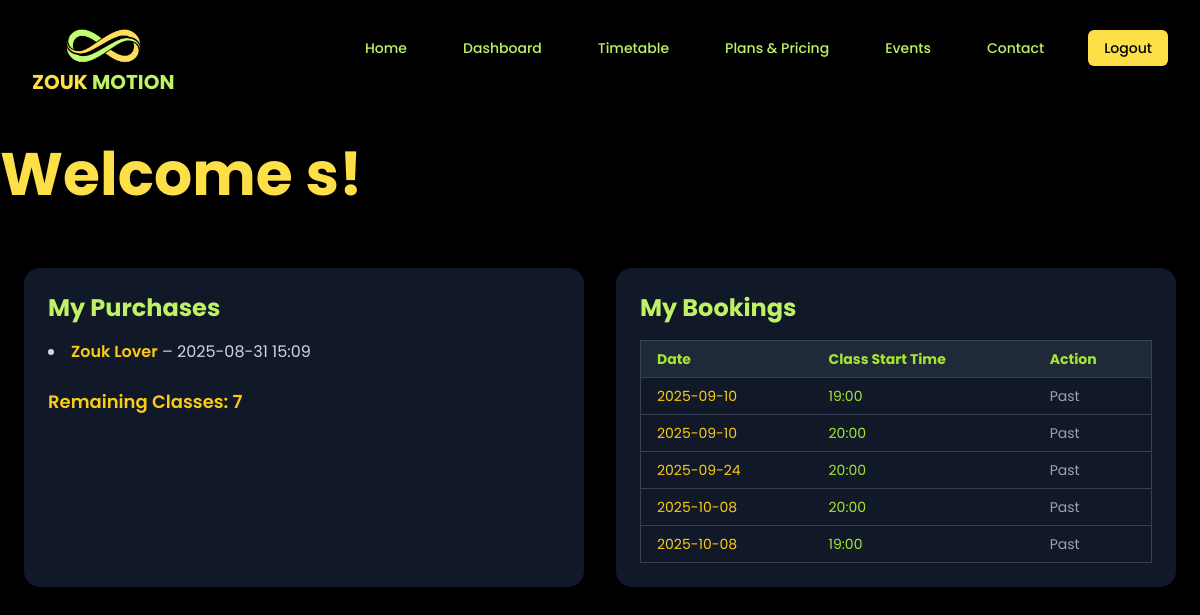
The page /dashboard (signed in) on the database as committed earlier.
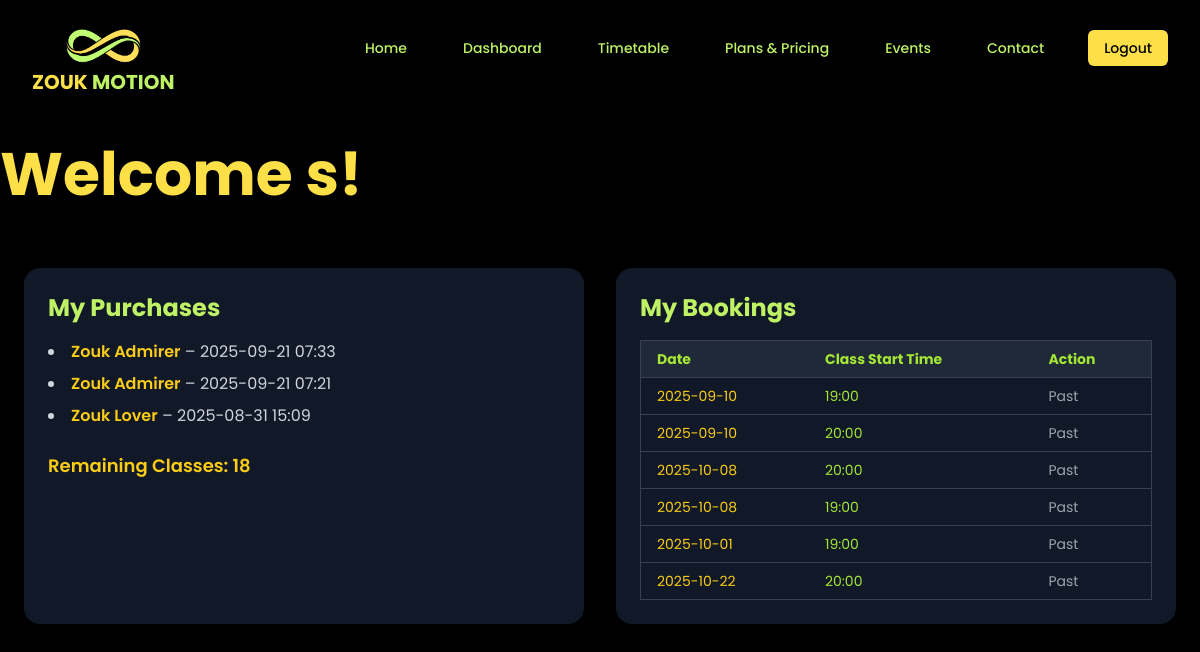
The same page on the database as committed later.
### app.py (models this page shows)
class Purchase(db.Model):
    id = db.Column(db.Integer, primary_key=True)
    user_id = db.Column(db.Integer, db.ForeignKey('user.id'), nullable=False)
    plan_name = db.Column(db.String(100), nullable=False)
    timestamp = db.Column(db.DateTime, default=datetime.utcnow)
    user = db.relationship('User', backref=db.backref('purchases', lazy=True))

class User(db.Model):
    id = db.Column(db.Integer, primary_key=True)
    name = db.Column(db.String(150))
    email = db.Column(db.String(150), unique=True, nullable=False)
    password = db.Column(db.String(200), nullable=False)
    remaining_classes = db.Column(db.Integer, default=0)

class Booking(db.Model):
    id = db.Column(db.Integer, primary_key=True)
    user_id = db.Column(db.Integer, db.ForeignKey('user.id'), nullable=False)
    date = db.Column(db.String(20), nullable=False)
    time = db.Column(db.String(10), nullable=False)
    user = db.relationship('User', backref=db.backref('bookings', lazy=True))

### app.py (the view)
@app.route('/dashboard')
def dashboard():
    if 'username' not in session:
        flash('Please log in first.')
        return redirect(url_for('login'))
    admin_email = "debo_da_zouker"
    is_admin = (session.get('username') == admin_email)
    bookings = []
    user = User.query.get(session["user_id"])
    for b in user.bookings:
        class_datetime = datetime.strptime(f"{b.date} {b.time}", "%Y-%m-%d %H:%M")
        bookings.append({
            "date": b.date,
            "time": b.time,
            "class_datetime": class_datetime
        })
    now = datetime.now()
    if is_admin:
        users = User.query.order_by(User.id).all()
        return render_template('dashboard.html', username=session['username'], users=users, is_admin=True)
    else:
        user = User.query.get(session['user_id'])
        purchases = Purchase.query.filter_by(user_id=session['user_id']).order_by(Purchase.timestamp.desc()).all()
        return render_template('dashboard.html', username=session['username'], purchases=purchases, is_admin=False, user = user, bookings=bookings, now=now)

### templates/dashboard.html (shortened to what the changed rows need)
<!DOCTYPE html>
<html lang="en">
<head>
    <script src="https://cdn.tailwindcss.com"></script>
    <link href="https://unpkg.com/aos@2.3.1/dist/aos.css" rel="stylesheet">
</head>
<body class="text-gray-800">
    <br><br>
    <h1 class="text-yellow-300 md:text-6xl font-bold mb-6">Welcome {{ username }}!</h1>
    {% if is_admin %}
        <h2 class="text-2xl font-semibold mb-4">All Users and Their Purchases</h2>
        <table class="w-full border border-gray-700 text-sm text-left mb-10">
            <thead class="bg-gray-800 text-lime-400">
                <tr>
                    <th class="px-4 py-2">User</th>
                    <th class="px-4 py-2">Email</th>
                    <th class="px-4 py-2">Current Package</th>
                    <th class="px-4 py-2">Class Credits</th>
                </tr>
            </thead>
            <tbody>
                {% for user in users %}
                <tr class="border-t border-gray-700">
                    <td class="px-4 py-2">
                        <form action="{{ url_for('delete_user', user_id=user.id) }}" method="POST" onsubmit="return confirm('Are you sure you want to delete this user and all their purchases?');">
                            <button type="submit" class="bg-red-600 hover:bg-red-700 text-white px-3 py-1 rounded-md">Delete {{ user.name }}</button>
                        </form>
                    </td>
                    <td class="px-4 py-2">{{ user.email }}</td>
                    <td class="px-4 py-2">
                        {% if user.purchases %}
                            <ul class="list-none">
                                {% for p in user.purchases %}
                                    <li class="mb-1">
                                        <form action="{{ url_for('delete_purchase', purchase_id=p.id) }}" method="POST" style="display:inline;" onsubmit="return confirm('Delete this purchase?');">
                                            <button type="submit" class="bg-red-500 hover:bg-red-600 text-white px-2 py-1 rounded-md">{{ p.plan_name }}</button>
                                        </form> - {{ p.timestamp.strftime('%Y-%m-%d') }}
                                    </li>
                                {% endfor %}
                            </ul>
                        {% else %}
                            No purchases
                        {% endif %}
                    </td>
                    <td class="px-4 py-2">
                        <form action="{{ url_for('update_class_credit', user_id=user.id) }}"
                            method="POST"
                            class="inline-flex items-center space-x-2"
                            onsubmit="return confirm('Update class credits for {{ user.name }}?');">
                            <div class="flex flex-col items-center">
                                <button type="submit" name="action" value="add"
                                        class="bg-green-600 hover:bg-green-700 text-white px-2 py-1 rounded-t-md w-10 flex justify-center items-center">
                                    ▲
                                </button>
                                <input type="number"
                                    name="remaining_classes"
                                    value="{{ user.remaining_classes }}"
                                    min="0"
                                    class="w-10 text-center border border-gray-600 bg-gray-800 text-white focus:ring-2 focus:ring-lime-300 focus:outline-none">
                                <button type="submit" name="action" value="remove"
                                        class="bg-red-600 hover:bg-red-700 text-white px-2 py-1 rounded-b-md w-10 flex justify-center items-center">
                                    ▼
                                </button>
                            </div>
                            <button type="submit" name="action" value="save"
                                    class="bg-lime-500 hover:bg-lime-600 text-black px-3 py-1 rounded-md font-semibold transition ml-2">
                                Save
                            </button>
                        </form>
                    </td>
                </tr>
                {% endfor %}
            </tbody>
        </table>
    {% else %}
        <div class="grid grid-cols-1 md:grid-cols-2 gap-8 px-6 py-10">
            <div class="bg-gray-900 p-6 rounded-2xl shadow-lg">
                <h2 class="text-2xl font-bold text-lime-300 mb-4">My Purchases</h2>
                {% if purchases %}
                    <ul class="list-disc list-inside space-y-2 text-gray-300">
                        {% for purchase in purchases %}
                        <li>
                            <span class="font-semibold text-yellow-400">{{ purchase.plan_name }}</span> – {{ purchase.timestamp.strftime('%Y-%m-%d %H:%M') }}
                        </li>
                        {% endfor %}
                    </ul>
                {% else %}
                    <p class="text-yellow-400">You have no purchases yet.</p>
                {% endif %}
                <h3 class="mt-6 text-lg font-semibold text-yellow-400">Remaining Classes: {{ user.remaining_classes }}</h3>
            </div>
<div class="bg-gray-900 p-6 rounded-2xl shadow-lg">
    <h2 class="text-2xl font-bold text-lime-300 mb-4">My Bookings</h2>
    {% if bookings %}
    <div class="overflow-x-auto">
        <table class="w-full border border-gray-700 text-sm text-left">
            <thead class="bg-gray-800 text-lime-400">
                <tr>
                    <th class="px-4 py-2">Date</th>
                    <th class="px-4 py-2">Class Start Time</th>
                    <th class="px-4 py-2">Action</th>
                </tr>
            </thead>
            <tbody>
                {% for b in bookings %}
                <tr class="border-t border-gray-700">
                    <td class="px-4 py-2 text-yellow-400">{{ b.date }}</td>
                    <td class="px-4 py-2 text-lime-400">{{ b.time }}</td>
                    <td class="px-4 py-2">
                        {% if b.class_datetime > now %}
                        <form method="POST" action="{{ url_for('cancel_class') }}">
                            <input type="hidden" name="date" value="{{ b.date }}">
                            <input type="hidden" name="time" value="{{ b.time }}">
                            <button type="submit" class="bg-red-600 hover:bg-red-700 text-white px-3 py-1 rounded-md text-sm">Cancel</button>
                        </form>
                        {% else %}
                        <span class="text-gray-400">Past</span>
                        {% endif %}
                    </td>
                </tr>
                {% endfor %}
            </tbody>
        </table>
    </div>
    {% else %}
        <p class="text-gray-400">You have no bookings yet.</p>
    {% endif %}
</div>
        </div>
    {% endif %}
</body>
</html>

Rows that differ between the two databases and show on the page:
removed Booking: date "2025-09-24", time "20:00"
added Purchase: plan_name "Zouk Admirer", timestamp "2025-09-21 07:33"
added Purchase: plan_name "Zouk Admirer", timestamp "2025-09-21 07:21"
changed User: remaining_classes "7" → "18"
added Booking: date "2025-10-01", time "19:00"
added Booking: date "2025-10-22", time "20:00"
